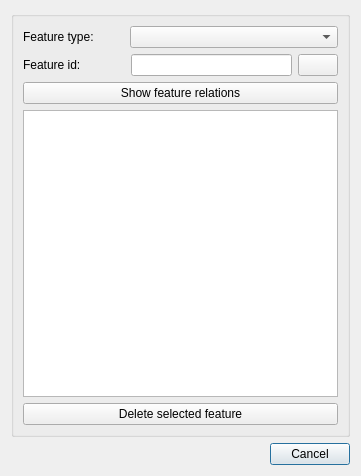
<?xml version="1.0" encoding="UTF-8"?>
<ui version="4.0">
 <class>DeleteFeature</class>
 <widget class="QDialog" name="DeleteFeature">
  <property name="geometry">
   <rect>
    <x>0</x>
    <y>0</y>
    <width>361</width>
    <height>476</height>
   </rect>
  </property>
  <property name="windowTitle">
   <string>Delete Feature</string>
  </property>
  <layout class="QGridLayout" name="gridLayout_3">
   <item row="1" column="0">
    <spacer name="horizontalSpacer">
     <property name="orientation">
      <enum>Qt::Horizontal</enum>
     </property>
     <property name="sizeHint" stdset="0">
      <size>
       <width>134</width>
       <height>20</height>
      </size>
     </property>
    </spacer>
   </item>
   <item row="1" column="1">
    <widget class="QPushButton" name="btn_cancel">
     <property name="text">
      <string>Cancel</string>
     </property>
    </widget>
   </item>
   <item row="0" column="0" colspan="2">
    <widget class="QGroupBox" name="groupBox">
     <property name="title">
      <string/>
     </property>
     <layout class="QGridLayout" name="gridLayout">
      <item row="3" column="0">
       <widget class="QTextEdit" name="txt_infolog">
        <property name="enabled">
         <bool>true</bool>
        </property>
        <property name="readOnly">
         <bool>true</bool>
        </property>
       </widget>
      </item>
      <item row="2" column="0">
       <widget class="QPushButton" name="btn_relations">
        <property name="text">
         <string>Show feature relations</string>
        </property>
       </widget>
      </item>
      <item row="1" column="0">
       <layout class="QHBoxLayout" name="horizontalLayout_3">
        <item>
         <widget class="QLabel" name="label_feature_id">
          <property name="text">
           <string>Feature id:</string>
          </property>
         </widget>
        </item>
        <item>
         <spacer name="horizontalSpacer_3">
          <property name="orientation">
           <enum>Qt::Horizontal</enum>
          </property>
          <property name="sizeType">
           <enum>QSizePolicy::Fixed</enum>
          </property>
          <property name="sizeHint" stdset="0">
           <size>
            <width>44</width>
            <height>20</height>
           </size>
          </property>
         </spacer>
        </item>
        <item>
         <widget class="QLineEdit" name="feature_id"/>
        </item>
        <item>
         <widget class="QPushButton" name="btn_snapping">
          <property name="text">
           <string/>
          </property>
          <property name="icon">
           <iconset>
            <normaloff>../icons/137.png</normaloff>../icons/137.png</iconset>
          </property>
         </widget>
        </item>
       </layout>
      </item>
      <item row="0" column="0">
       <layout class="QHBoxLayout" name="horizontalLayout_2">
        <item>
         <widget class="QLabel" name="label_feature_type">
          <property name="text">
           <string>Feature type:</string>
          </property>
         </widget>
        </item>
        <item>
         <spacer name="horizontalSpacer_2">
          <property name="orientation">
           <enum>Qt::Horizontal</enum>
          </property>
          <property name="sizeType">
           <enum>QSizePolicy::Fixed</enum>
          </property>
          <property name="sizeHint" stdset="0">
           <size>
            <width>30</width>
            <height>20</height>
           </size>
          </property>
         </spacer>
        </item>
        <item>
         <widget class="QComboBox" name="feature_type">
          <property name="sizePolicy">
           <sizepolicy hsizetype="Expanding" vsizetype="Fixed">
            <horstretch>0</horstretch>
            <verstretch>0</verstretch>
           </sizepolicy>
          </property>
         </widget>
        </item>
       </layout>
      </item>
      <item row="4" column="0">
       <widget class="QPushButton" name="btn_delete">
        <property name="text">
         <string>Delete selected feature</string>
        </property>
       </widget>
      </item>
     </layout>
     <zorder></zorder>
     <zorder>btn_relations</zorder>
     <zorder>txt_infolog</zorder>
     <zorder>btn_delete</zorder>
    </widget>
   </item>
  </layout>
 </widget>
 <resources/>
 <connections/>
</ui>
